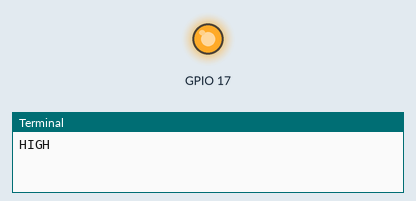
This program was run on a simulated Raspberry Pi (BCM pin numbers). Shown: output pins drawn as LEDs (lit = HIGH), the last lines printed to the terminal.

Above: at 1.0 s.
At 3.0 s:
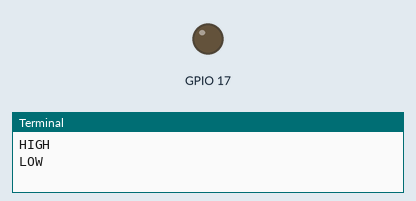
Timing chart, 0 to 5.2 s (numbered marks = the images above):
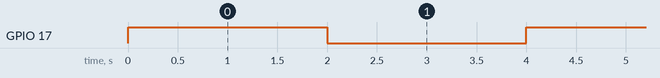

The program:

FlashLED.py
```python
import RPi.GPIO as GPIO
import sys, select, os
import time

def CheckQuit():
    if sys.stdin in select.select([sys.stdin], [], [], 0)[0]:
        line = raw_input()
        return 1;
    return 0;

GPIO.setmode(GPIO.BCM);

GPIO.setup(17, GPIO.OUT);

while(1):
    if CheckQuit(): break;
    GPIO.output(17, GPIO.HIGH);
    print "HIGH"
    time.sleep(2);

    GPIO.output(17, GPIO.LOW);
    print "LOW"
    time.sleep(2);

GPIO.cleanup();
```

Measured:
- by itself, GPIO 17: alternates HIGH for 2.0 s and LOW for 2.0 s
